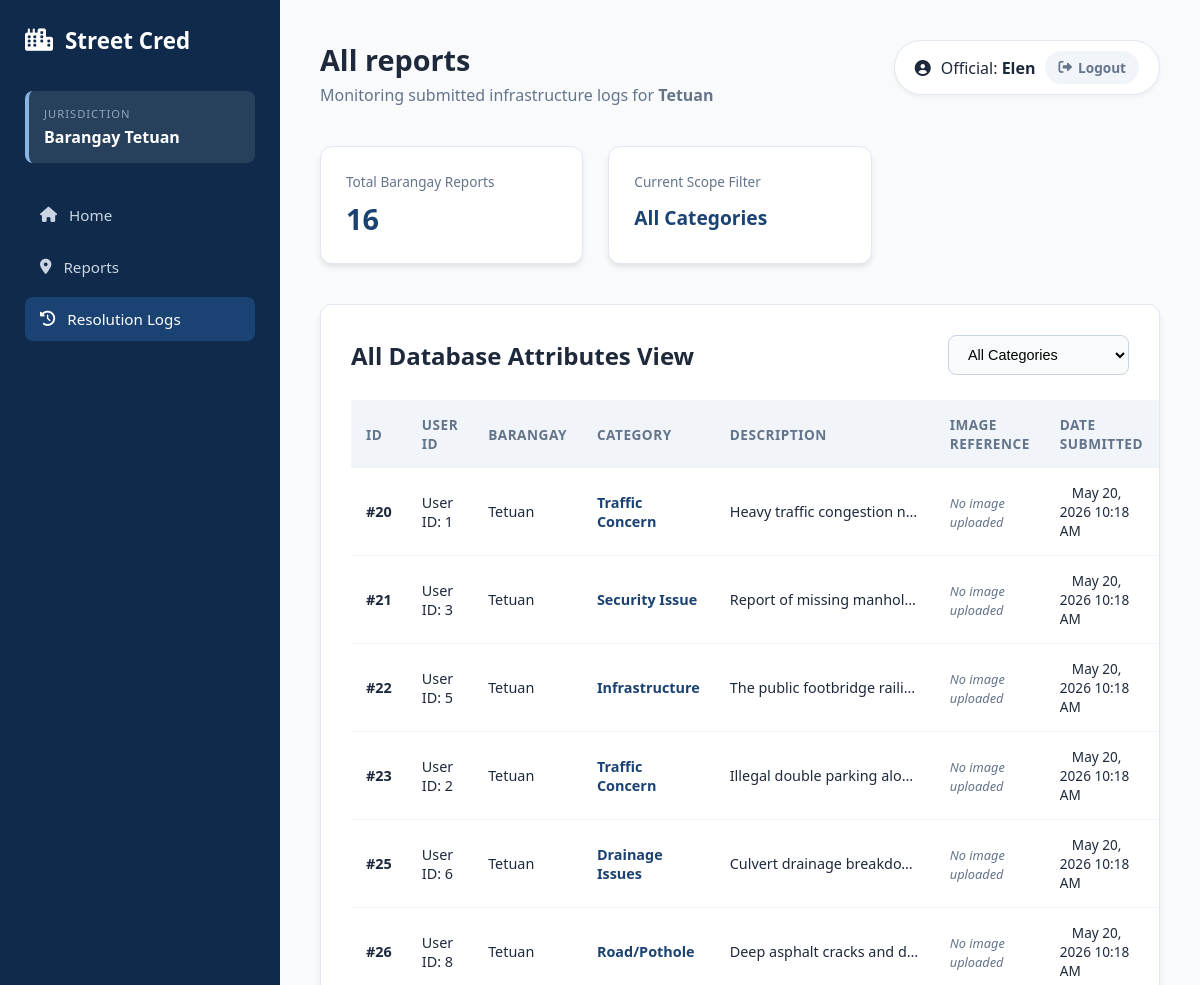
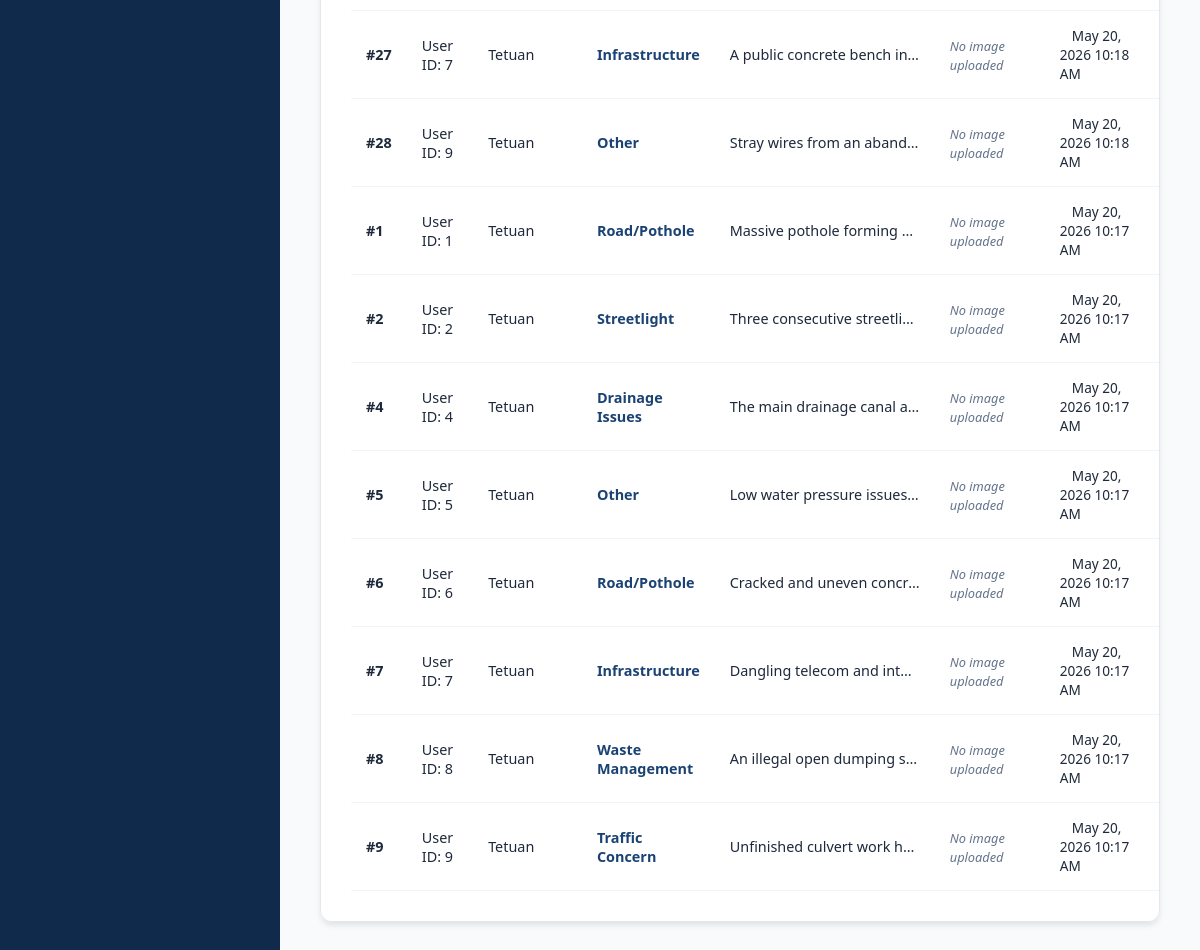
Screenshot of /admin-pages/resolution-logs.php (signed in) with the database file from the repository (2 pictures, top to bottom).
### tables this page shows
CREATE TABLE `reports` (
  `ID` int(11) NOT NULL,
  `user_id` int(11) UNSIGNED DEFAULT NULL,
  `barangay` varchar(50) NOT NULL,
  `category` enum('Drainage Issues','Waste Management','Road/Pothole','Streetlight','Traffic Concern','Security Issue','Infrastructure','Other') NOT NULL,
  `description` text NOT NULL,
  `status` enum('standby','In progress','Reported to LGU','Resolved') NOT NULL DEFAULT 'standby',
  `image_path` varchar(255) NOT NULL,
  `date_submitted` timestamp NOT NULL DEFAULT current_timestamp(),
  `created_at` datetime NOT NULL DEFAULT current_timestamp()
);

### admin-pages/resolution-logs.php (the view, shortened to what this page needs)
<?php
include("../database/database.php");
$barangay_name = $_SESSION['user_barangay'];
$admin_name = $_SESSION['first_name'];
$selected_category = isset($_GET['category']) ? $_GET['category'] : 'All Categories';
if ($selected_category == 'All Categories') {
    $sql = "SELECT * FROM reports
            WHERE barangay = '$barangay_name'
            AND status IN ('standby', 'In progress', 'Reported to LGU', 'Resolved')
            ORDER BY date_submitted DESC";
}
$run = mysqli_query($conn, $sql);
$total_active = mysqli_num_rows($run);
?>
<!DOCTYPE html>
<html lang="en">
<head>
    <link rel="stylesheet" href="https://cdnjs.cloudflare.com/ajax/libs/font-awesome/6.0.0/css/all.min.css">
</head>
<body>
<div class="dashboard-wrapper">
    <aside class="sidebar">
        <div class="sidebar-brand">
            <i class="fas fa-city"></i> <span>Street Cred</span>
        </div>
        <div class="current-scope">
            <small>Jurisdiction</small>
            <p><strong>Barangay <?php echo $barangay_name; ?></strong></p>
        </div>
        <nav class="sidebar-nav">
            <a href="../home-page/homepage.php" class="nav-item "><i class="fas fa-home"></i> <span>Home</span></a>
            <a href="barangay-dashboard.php" class="nav-item "><i class="fas fa-map-marker-alt"></i> <span>Reports</span></a>
            <a href="#" class="nav-item active"><i class="fas fa-history"></i> <span>Resolution Logs</span></a>
        </nav>
    </aside>
    <main class="main-content">
        <header class="content-header">
            <div class="header-left">
                <h1>All reports</h1>
                <p>Monitoring submitted infrastructure logs for <strong><?php echo $barangay_name; ?></strong></p>
            </div>
           <div class="header-right">
                <div class="user-badge">
                    <i class="fas fa-user-circle"></i>
                    <span>Official: <strong><?php echo $admin_name; ?></strong></span>
                    <a href="" class="btn-logout">
                        <i class="fas fa-sign-out-alt"></i> Logout
                    </a>
                </div>
            </div>
        </header>
        <div class="stats-grid">
            <div class="stat-card">
                <span class="stat-label">Total Barangay Reports</span>
                <span class="stat-value"><?php echo $total_active; ?></span>
            </div>
            <div class="stat-card">
                <span class="stat-label">Current Scope Filter</span>
                <span class="stat-value" style="font-size: 1.2rem; margin-top: 5px; display: inline-block;">
                    <?php echo htmlspecialchars($selected_category); ?>
                </span>
            </div>
        </div>
        <div class="table-container">
            <div class="table-header-actions">
                <h2>All Database Attributes View</h2>
                <div class="filter-group">
                    <select class="filter-dropdown" onchange="location = this.value;">
                        <option value="?category=All Categories" <?php if($selected_category == 'All Categories') echo 'selected'; ?>>All Categories</option>
                    </select>
                </div>
            </div>
            <table class="reports-table">
                <thead>
                    <tr>
                        <th>ID</th>
                        <th>User ID</th>
                        <th>Barangay</th>
                        <th>Category</th>
                        <th>Description</th>
                        <th>Image Reference</th>
                        <th>Date Submitted</th>
                    </tr>
                </thead>
                <tbody>
                    <?php
                    if ($total_active > 0) {
                        while ($row = mysqli_fetch_array($run)){
                            ?>
                            <tr>
                                <td><strong>#<?php echo $row['ID']; ?></strong></td>
                                <td>
                                    <?php
                                    echo ($row['user_id'] !== NULL && $row['user_id'] != 0)
                                        ? "User ID: " . htmlspecialchars($row['user_id'])
                                        : "<span style='color: var(--text-muted); font-style: italic;'>Anonymous</span>";
                                    ?>
                                </td>
                                <td><?php echo htmlspecialchars($row['barangay']); ?></td>
                                <td><span style="font-weight: 600; color: var(--admin-blue);"><?php echo htmlspecialchars($row['category']); ?></span></td>
                                <td class="report-desc-cell" title="<?php echo htmlspecialchars($row['description']); ?>">
                                    <?php echo htmlspecialchars($row['description']); ?>
                                </td>
                                <td>
                                    <?php if(!empty($row['image_path'])): ?>
                                        <img src="../<?php echo htmlspecialchars($row['image_path']); ?>" class="img-preview" alt="Issue Attachment">
                                    <?php else: ?>
                                        <span class="no-img-text">No image uploaded</span>
                                    <?php endif; ?>
                                </td>
                                <td>
                                    <span class="badge date-badge" style="padding: 6px 12px; border-radius: 4px; font-size: 0.85rem;">
                                        <?php
                                        $date_val = !empty($row['date_submitted']) ? $row['date_submitted'] : 'now';
                                        echo date("M d, Y g:i A", strtotime($date_val));
                                        ?>
                                    </span>
                                </td>
                            </tr>
                            <?php
                        }
                    }
                    ?>
                </tbody>
            </table>
        </div>
    </main>
</div>
</body>
</html>

### admin-pages/resolution-logs.php (style rules this page uses)
:root { --admin-dark: #0f2a4a; --admin-blue: #1a4273; --admin-light: #f8fafc; --text-main: #1e293b; --text-muted: #64748b; --white: #ffffff; }
* { box-sizing: border-box; margin: 0; padding: 0; }
body { font-family: 'Segoe UI', Tahoma, Geneva, Verdana, sans-serif; background-color: var(--admin-light); color: var(--text-main); }
.dashboard-wrapper { display: flex; min-height: 100vh; }
.sidebar { width: 280px; background: var(--admin-dark); color: var(--white); padding: 25px; flex-shrink: 0; display: flex; flex-direction: column; }
.sidebar-brand { font-size: 1.4rem; font-weight: bold; margin-bottom: 35px; display: flex; align-items: center; gap: 12px; }
.current-scope { background: rgba(255, 255, 255, 0.1); padding: 15px; border-radius: 8px; margin-bottom: 30px; border-left: 4px solid #8bb4e6; }
.current-scope small { display: block; color: #94a3b8; text-transform: uppercase; font-size: 0.7rem; letter-spacing: 1px; margin-bottom: 5px; }
.sidebar-nav { display: flex; flex-direction: column; gap: 8px; }
.nav-item { display: flex; align-items: center; gap: 12px; color: #cbd5e1; text-decoration: none; padding: 12px 15px; border-radius: 8px; transition: 0.2s; font-size: 0.95rem; }
.nav-item:hover, .nav-item.active { background: var(--admin-blue); color: var(--white); }
.btn-logout { display: inline-flex; align-items: center; gap: 6px; color: var(--text-muted); text-decoration: none; font-size: 0.85rem; font-weight: 600; padding: 6px 12px; border-radius: 20px; border: 1px solid transparent; transition: all 0.2s ease-in-out; background: #f1f5f9; }
.main-content { flex-grow: 1; padding: 40px; overflow-y: auto; }
.content-header { display: flex; justify-content: space-between; align-items: flex-start; margin-bottom: 40px; }
.header-left h1 { font-size: 1.8rem; margin-bottom: 5px; }
.header-left p { color: var(--text-muted); }
.user-badge { background: var(--white); padding: 10px 20px; border-radius: 50px; display: flex; align-items: center; gap: 10px; border: 1px solid #e2e8f0; box-shadow: 0 2px 4px rgba(0,0,0,0.05); }
.stats-grid { display: grid; grid-template-columns: repeat(3, 1fr); gap: 25px; margin-bottom: 40px; }
.stat-card { background: var(--white); padding: 25px; border-radius: 12px; border: 1px solid #e2e8f0; box-shadow: 0 4px 6px -1px rgba(0, 0, 0, 0.1); }
.stat-label { display: block; font-size: 0.85rem; color: var(--text-muted); margin-bottom: 8px; font-weight: 500; }
.stat-value { font-size: 1.8rem; font-weight: bold; color: var(--admin-blue); }
.table-container { background: var(--white); padding: 30px; border-radius: 12px; border: 1px solid #e2e8f0; box-shadow: 0 4px 6px -1px rgba(0, 0, 0, 0.1); overflow-x: auto; }
.table-header-actions { display: flex; justify-content: space-between; align-items: center; margin-bottom: 25px; }
.filter-dropdown { padding: 10px 15px; border-radius: 8px; border: 1px solid #cbd5e1; background: var(--admin-light); font-size: 0.9rem; outline: none; cursor: pointer; }
.reports-table { width: 100%; border-collapse: collapse; }
.reports-table th { text-align: left; padding: 15px; background: #f1f5f9; color: var(--text-muted); font-size: 0.85rem; text-transform: uppercase; letter-spacing: 0.5px; }
.reports-table td { padding: 15px; border-bottom: 1px solid #f1f5f9; font-size: 0.9rem; vertical-align: middle; }
.report-desc-cell { max-width: 220px; white-space: nowrap; overflow: hidden; text-overflow: ellipsis; }
.no-img-text { font-size: 0.8rem; color: var(--text-muted); font-style: italic; }

### rows the page displays
reports: ID "20", user "1", barangay "Tetuan", category "Traffic Concern", description "Heavy traffic congestion n…", image_path "No image uploaded", date_submitted "May 20, 2026 10:18 AM"
reports: ID "21", user "3", barangay "Tetuan", category "Security Issue", description "Report of missing manhol…", image_path "No image uploaded", date_submitted "May 20, 2026 10:18 AM"
reports: ID "22", user "5", barangay "Tetuan", category "Infrastructure", description "The public footbridge raili…", image_path "No image uploaded", date_submitted "May 20, 2026 10:18 AM"
reports: ID "23", user "2", barangay "Tetuan", category "Traffic Concern", description "Illegal double parking alo…", image_path "No image uploaded", date_submitted "May 20, 2026 10:18 AM"
reports: ID "25", user "6", barangay "Tetuan", category "Drainage Issues", description "Culvert drainage breakdo…", image_path "No image uploaded", date_submitted "May 20, 2026 10:18 AM"
reports: ID "26", user "8", barangay "Tetuan", category "Road/Pothole", description "Deep asphalt cracks and d…", image_path "No image uploaded", date_submitted "May 20, 2026 10:18 AM"
reports: ID "27", user "7", barangay "Tetuan", category "Infrastructure", description "A public concrete bench in…", image_path "No image uploaded", date_submitted "May 20, 2026 10:18 AM"
reports: ID "28", user "9", barangay "Tetuan", category "Other", description "Stray wires from an aband…", image_path "No image uploaded", date_submitted "May 20, 2026 10:18 AM"
reports: ID "1", user "1", barangay "Tetuan", category "Road/Pothole", description "Massive pothole forming…", image_path "No image uploaded", date_submitted "May 20, 2026 10:17 AM"
reports: ID "2", user "2", barangay "Tetuan", category "Streetlight", description "Three consecutive streetli…", image_path "No image uploaded", date_submitted "May 20, 2026 10:17 AM"
reports: ID "4", user "4", barangay "Tetuan", category "Drainage Issues", description "The main drainage canal a…", image_path "No image uploaded", date_submitted "May 20, 2026 10:17 AM"
reports: ID "5", user "5", barangay "Tetuan", category "Other", description "Low water pressure issues…", image_path "No image uploaded", date_submitted "May 20, 2026 10:17 AM"
reports: ID "6", user "6", barangay "Tetuan", category "Road/Pothole", description "Cracked and uneven concr…", image_path "No image uploaded", date_submitted "May 20, 2026 10:17 AM"
reports: ID "7", user "7", barangay "Tetuan", category "Infrastructure", description "Dangling telecom and int…", image_path "No image uploaded", date_submitted "May 20, 2026 10:17 AM"
reports: ID "8", user "8", barangay "Tetuan", category "Waste Management", description "An illegal open dumping s…", image_path "No image uploaded", date_submitted "May 20, 2026 10:17 AM"
reports: ID "9", user "9", barangay "Tetuan", category "Traffic Concern", description "Unfinished culvert work h…", image_path "No image uploaded", date_submitted "May 20, 2026 10:17 AM"

### other values shown
$barangay_name "Tetuan"
$admin_name "Elen"
$total_active "16"
$selected_category "All Categories"
